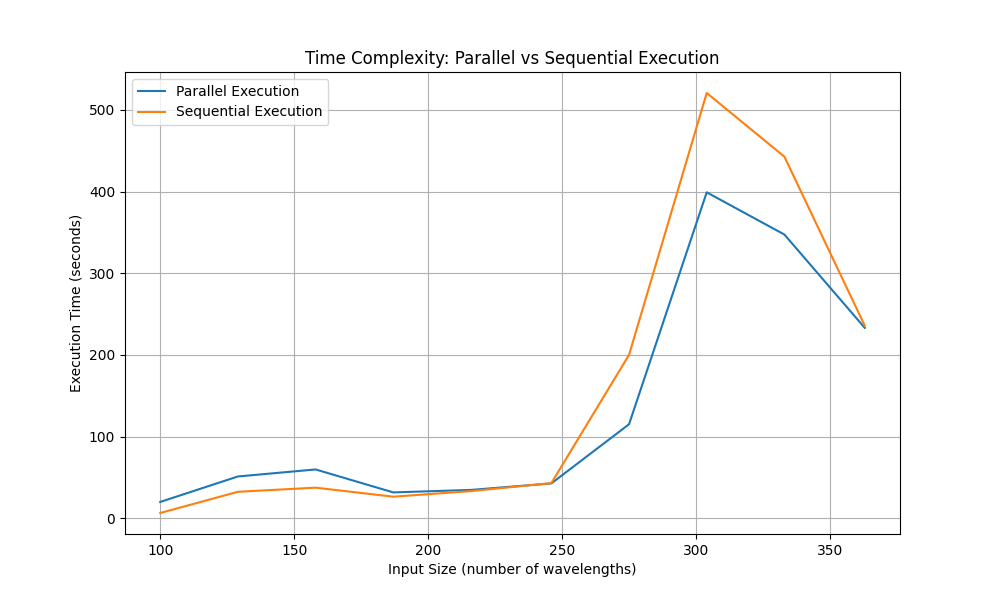

Reproduce this figure in Python.
import sys
import os
import platform
sys.path.append(os.path.abspath(os.path.join(os.path.dirname(__file__), "..")))
import lmfit
from src.ellipsometry import psi_delta_to_NCS, set_fit_parameters, psi_delta
from src.file_utils import readeps, read_dat_txt
from src.config import load_configuration
import matplotlib.pyplot as plt
from time import time
import numpy as np

def print_system_info():
    print("System Information:")
    print(f"System: {platform.system()}")
    print(f"Node Name: {platform.node()}")
    print(f"Release: {platform.release()}")
    print(f"Version: {platform.version()}")
    print(f"Machine: {platform.machine()}")
    print(f"Processor: {platform.processor()}")
    print(f"Python Version: {platform.python_version()}")
    print()

def run_experiments(config, num_runs=1):
    try:
        wl_range = config["wl_range"]
        wl, P_m, D_m = read_dat_txt(config["data_file"], wl_range)
        P_m = np.deg2rad(P_m)
        D_m = np.deg2rad(D_m)
        N_m, C_m, S_m = psi_delta_to_NCS(P_m, D_m)

        materials = {}
        for material_name, material_config in config["materials"].items():
            if material_name == "void":
                n_material = material_config["n"]
                e_material = material_config["e"]
            else:
                try:
                    n_material = readeps(material_config["file"], wl)
                    e_material = n_material**2
                except FileNotFoundError as e:
                    print(f"Error: {e}. Please check the file path.")
                    return
            materials[material_name] = {"n": n_material, "e": e_material}

        params = lmfit.Parameters()
        for layer in config["material_layers"]:
            if layer["type"] == "composite":
                material1_name = layer["material1"]
                material2_name = layer["material2"]
                composite_name = f"{material1_name}_{material2_name}_{layer['name']}"
                d_param_name = f"d_{composite_name}"
                fv_param_name = f"fv_{composite_name}"
                params.add(d_param_name, **layer["d"])
                params.add(fv_param_name, **layer["fv"])
            elif layer["type"] == "single":
                material_name = layer["material"]
                d_param_name = f"d_{material_name}_{layer['name']}"
                params.add(d_param_name, **layer["d"])

        params.add("angle", **config["angle"])
        set_fit_parameters(params, config["fit_parameters"])

        input_sizes = np.linspace(100, len(wl), num=num_runs, dtype=int)
        parallel_times = []
        sequential_times = []

        for size in input_sizes:
            wl_subset = wl[:size]

            # Parallel execution
            use_parallel = True
            minner = lmfit.Minimizer(
                psi_delta,
                params,
                fcn_args=(
                    wl_subset,
                    np.concatenate((N_m[:size], C_m[:size], S_m[:size]), axis=0),
                    config["material_layers"],
                    materials,
                    config["substrate"],
                    use_parallel,
                ),
            )
            t0_parallel = time()
            result_parallel = minner.minimize(method=config["fit_method"])
            t1_parallel = time()
            parallel_times.append(t1_parallel - t0_parallel)

            # Sequential execution
            use_parallel = False
            minner = lmfit.Minimizer(
                psi_delta,
                params,
                fcn_args=(
                    wl_subset,
                    np.concatenate((N_m[:size], C_m[:size], S_m[:size]), axis=0),
                    config["material_layers"],
                    materials,
                    config["substrate"],
                    use_parallel,
                ),
            )
            t0_sequential = time()
            result_sequential = minner.minimize(method=config["fit_method"])
            t1_sequential = time()
            sequential_times.append(t1_sequential - t0_sequential)

        return input_sizes, parallel_times, sequential_times

    except Exception as e:
        print(f"An error occurred during experiments: {e}")

def plot_time_complexity(input_sizes, parallel_times, sequential_times):
    plt.figure(figsize=(10, 6))
    plt.plot(input_sizes, parallel_times, label="Parallel Execution")
    plt.plot(input_sizes, sequential_times, label="Sequential Execution")
    plt.xlabel("Input Size (number of wavelengths)")
    plt.ylabel("Execution Time (seconds)")
    plt.title("Time Complexity: Parallel vs Sequential Execution")
    plt.legend()
    plt.grid(True)
    plt.savefig("time_complexity2.png")
    plt.show()

def main(config):
    try:
        input_sizes, parallel_times, sequential_times = run_experiments(config)
        plot_time_complexity(input_sizes, parallel_times, sequential_times)
    except Exception as e:
        print(f"An error occurred in main: {e}")


if __name__ == "__main__":
    try:
        print_system_info()
        config = load_configuration("./config.json")
        main(config)
    except Exception as e:
        print(
            f"An error occurred while loading the configuration or running the main function: {e}"
        )
